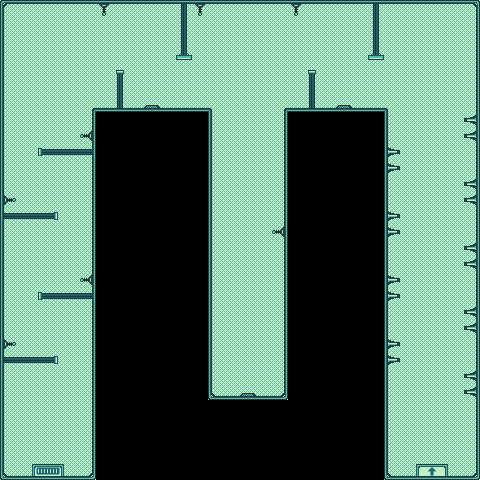

The image is a tile-based game level rendered from a .tmx file. Its description and source (layers, tilesets, objects; grid data summarised) follow:
An orthogonal 30x30 tile map with 16x16 px tiles, 3 tile layers (Background, Entities, Structures), 1 hidden layer not drawn.

<map version="1.2" tiledversion="1.3.4" orientation="orthogonal" renderorder="right-down" width="30" height="30" tilewidth="16" tileheight="16" infinite="0" nextlayerid="5" nextobjectid="1">
 <editorsettings>
  <export target="../../assets/levels/level_2.json" format="json" />
 </editorsettings>
 <properties>
  <property name="start_x" value="3" />
  <property name="start_y" value="29" />
  <property name="text" value="Why choose this as our goal?" />
 </properties>
 <tileset firstgid="1" source="Main_starship1_961.tsx" />
 <layer id="4" name="Background" width="30" height="30">
  <data>[900 cells, 576 non-empty, 1 distinct tile ids]</data>
 </layer>
 <layer id="3" name="Interactives" width="30" height="30" visible="0">
  <data>[900 cells, 16 non-empty, 7 distinct tile ids]</data>
 </layer>
 <layer id="2" name="Entities" width="30" height="30">
  <data>[900 cells, 63 non-empty, 16 distinct tile ids]</data>
 </layer>
 <layer id="1" name="Structures" width="30" height="30">
  <data>[900 cells, 198 non-empty, 10 distinct tile ids]</data>
 </layer>
</map>